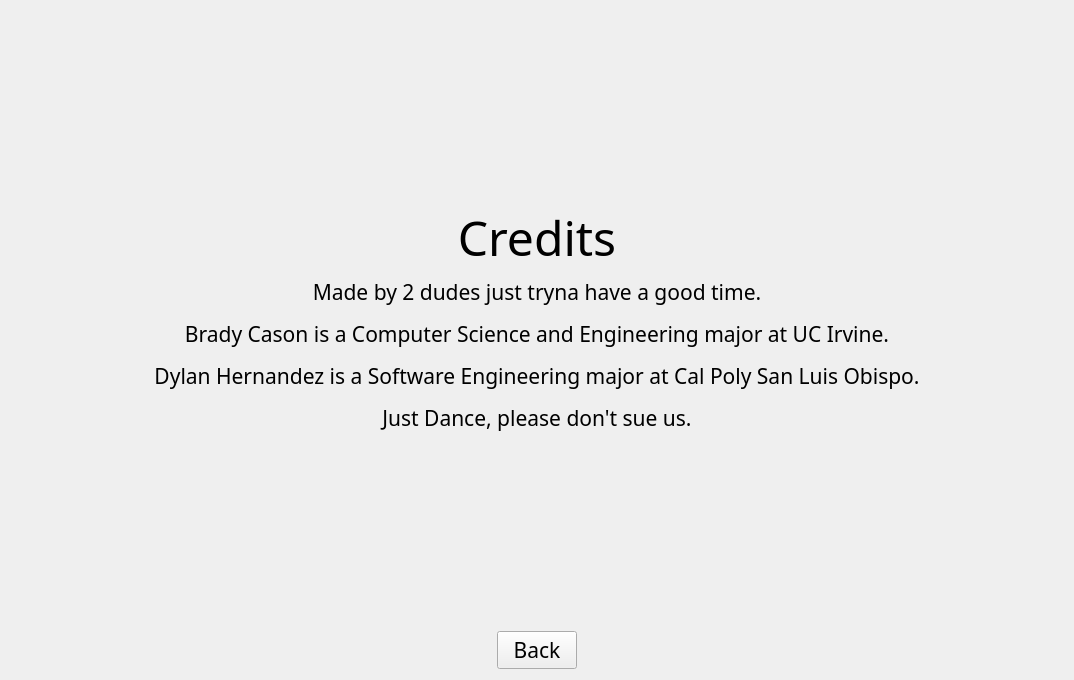
<?xml version="1.0" encoding="UTF-8"?>
<ui version="4.0">
 <class>Form</class>
 <widget class="QWidget" name="Form">
  <property name="geometry">
   <rect>
    <x>0</x>
    <y>0</y>
    <width>1074</width>
    <height>680</height>
   </rect>
  </property>
  <property name="windowTitle">
   <string>Form</string>
  </property>
  <layout class="QGridLayout" name="gridLayout" rowstretch="1,0,0,1,0,0,0">
   <item row="0" column="1">
    <spacer name="verticalSpacer">
     <property name="orientation">
      <enum>Qt::Vertical</enum>
     </property>
     <property name="sizeHint" stdset="0">
      <size>
       <width>20</width>
       <height>40</height>
      </size>
     </property>
    </spacer>
   </item>
   <item row="1" column="1">
    <widget class="QLabel" name="title">
     <property name="font">
      <font>
       <family>Jokerman</family>
       <pointsize>36</pointsize>
      </font>
     </property>
     <property name="text">
      <string>Credits</string>
     </property>
     <property name="alignment">
      <set>Qt::AlignCenter</set>
     </property>
    </widget>
   </item>
   <item row="2" column="1">
    <widget class="QLabel" name="label">
     <property name="font">
      <font>
       <family>HoloLens MDL2 Assets</family>
       <pointsize>24</pointsize>
      </font>
     </property>
     <property name="text">
      <string>&lt;html&gt;&lt;head/&gt;&lt;body&gt;&lt;p align=&quot;center&quot;&gt;&lt;span style=&quot; font-size:16pt;&quot;&gt;Made by 2 dudes just tryna have a good time.&lt;/span&gt;&lt;/p&gt;&lt;p align=&quot;center&quot;&gt;&lt;span style=&quot; font-size:16pt;&quot;&gt;Brady Cason is a Computer Science and Engineering major at UC Irvine.&lt;/span&gt;&lt;/p&gt;&lt;p align=&quot;center&quot;&gt;&lt;span style=&quot; font-size:16pt;&quot;&gt;Dylan Hernandez is a Software Engineering major at Cal Poly San Luis Obispo.&lt;/span&gt;&lt;/p&gt;&lt;p align=&quot;center&quot;&gt;&lt;span style=&quot; font-size:16pt;&quot;&gt;Just Dance, please don't sue us.&lt;/span&gt;&lt;/p&gt;&lt;/body&gt;&lt;/html&gt;</string>
     </property>
     <property name="alignment">
      <set>Qt::AlignCenter</set>
     </property>
    </widget>
   </item>
   <item row="3" column="1">
    <spacer name="verticalSpacer_2">
     <property name="orientation">
      <enum>Qt::Vertical</enum>
     </property>
     <property name="sizeHint" stdset="0">
      <size>
       <width>20</width>
       <height>40</height>
      </size>
     </property>
    </spacer>
   </item>
   <item row="6" column="1" alignment="Qt::AlignHCenter">
    <widget class="QPushButton" name="back_button">
     <property name="sizePolicy">
      <sizepolicy hsizetype="Fixed" vsizetype="Fixed">
       <horstretch>0</horstretch>
       <verstretch>0</verstretch>
      </sizepolicy>
     </property>
     <property name="font">
      <font>
       <family>HoloLens MDL2 Assets</family>
       <pointsize>16</pointsize>
      </font>
     </property>
     <property name="text">
      <string>Back</string>
     </property>
    </widget>
   </item>
  </layout>
 </widget>
 <resources/>
 <connections/>
</ui>
